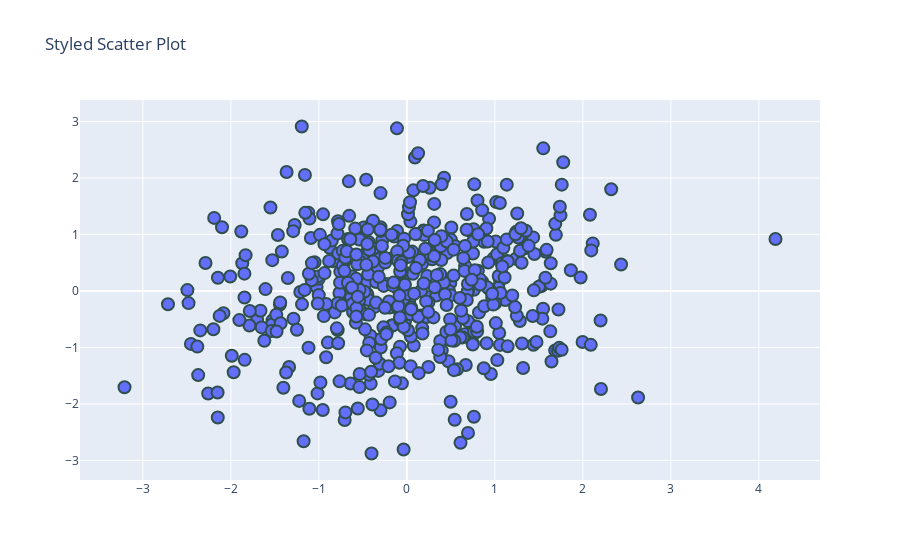

Source (notebook cell):
### Markdown cell above
##  Program to draw a scatter plot for random 500 x and y coordinates and style it

### Code cell
import plotly.graph_objects as go
import numpy as np

# creating arrays for x-axis values & y-axis values
x_values = np.random.randn(500)
y_values = np.random.randn(500)

# constructing line & scatter plots and styling marker using dictionary as argument
fig = go.Figure(go.Scatter(x=x_values, y=y_values, mode='markers', marker=dict(size=12, line=dict(width=2,
                                        color='DarkSlateGray' ))))
fig.update_layout(title='Styled Scatter Plot')      # giving title to graph
fig                   # displaying plots

### Figure 1 — Plotly figure (JSON) as saved in the notebook; plotly's stock layout.template omitted (floating-point values rounded to 4 significant figures; data arrays with more than 128 entries replaced by an {"elided": "..."} marker saying what was removed)
{"data": [{"marker": {"line": {"color": "DarkSlateGray", "width": 2}, "size": 12}, "mode": "markers", "type": "scatter", "x": {"elided": "500 float values"}, "y": {"elided": "500 float values"}}], "layout": {"title": {"text": "Styled Scatter Plot"}}}
